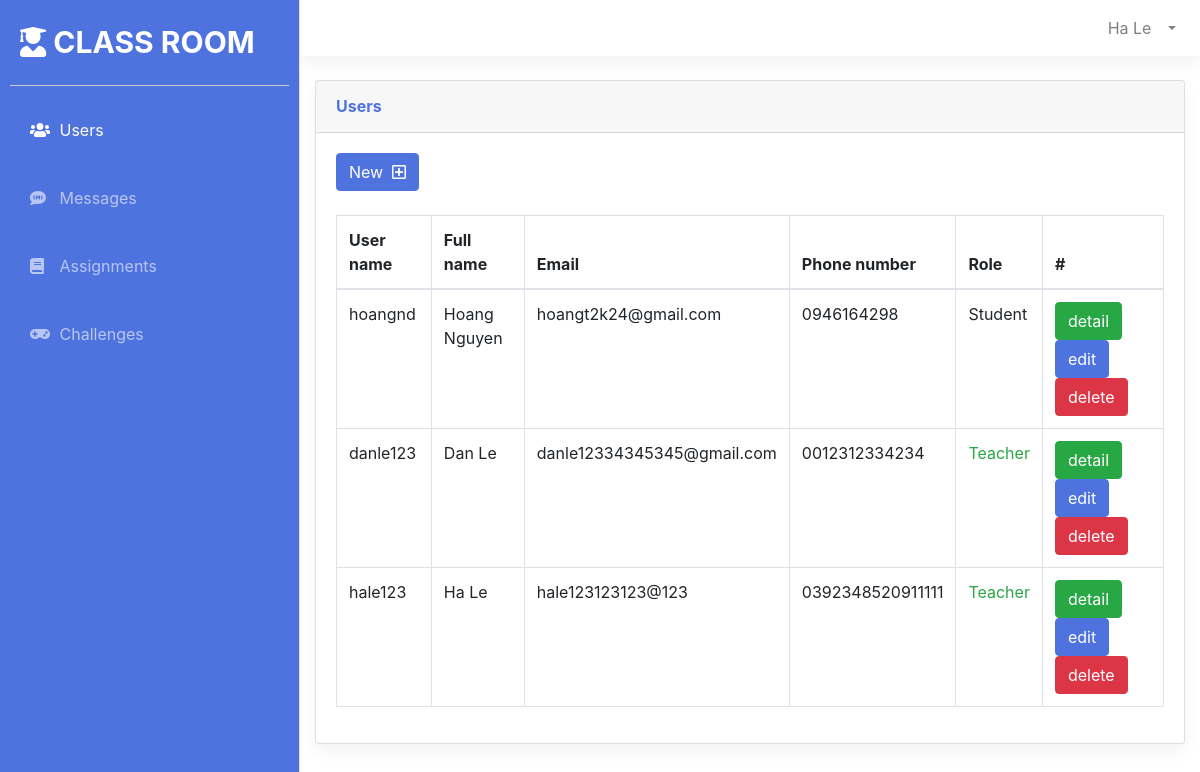
/public/views/Home.php (signed in), run on an earlier commit of the app's database.
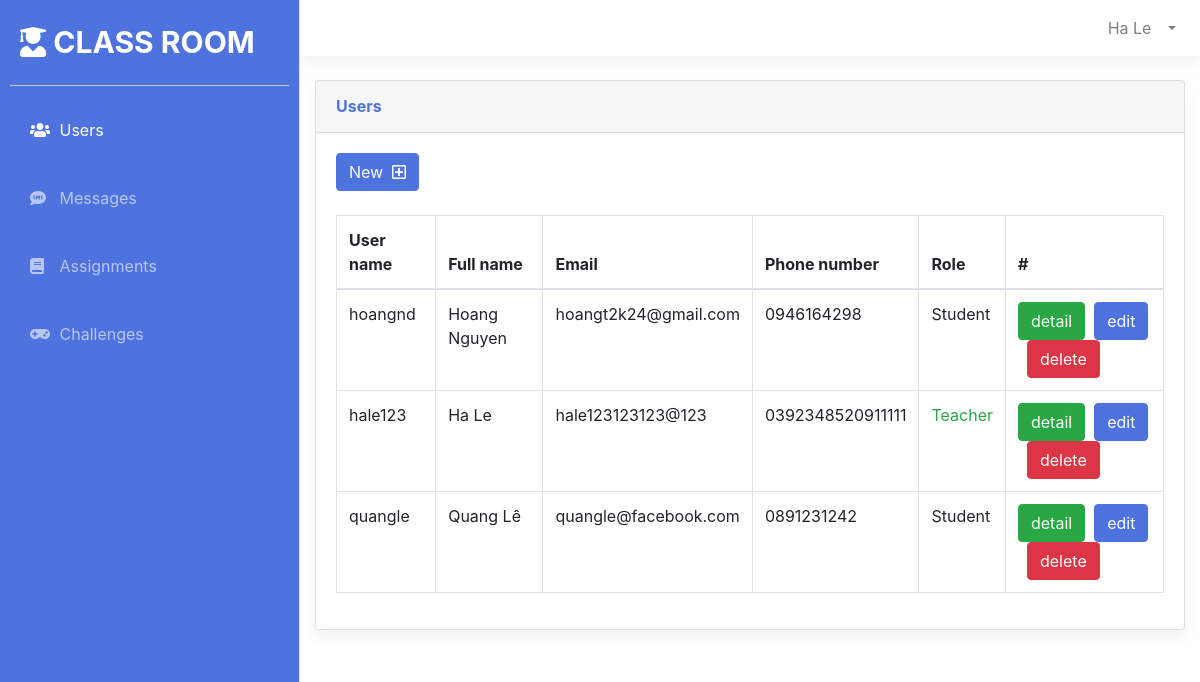
And on a later commit of the database.
### tables this page shows
CREATE TABLE `Users` (
  `UserID` int(11) NOT NULL,
  `UserName` text NOT NULL,
  `Password` text NOT NULL,
  `FullName` text NOT NULL,
  `PhoneNumber` text NOT NULL,
  `Email` text NOT NULL,
  `Role` int(11) NOT NULL
);

### admin/dbconnect/dbconnection.php (called while the page is built, shortened)
<?php
class DBConnect {
    function InitConnect() {
        $DB_SERVER='127.0.0.1';
        $DB_USERNAME='root';
        $DB_PASSWORD='cTSChE86a7u8';
        $DB_NAME='StudentManagement';
        $link = mysqli_connect($DB_SERVER, $DB_USERNAME, $DB_PASSWORD, $DB_NAME);
        return $link;
    }
}

### admin/controllers/UserController.php (called while the page is built, shortened)
<?php
require_once '../../admin/dbconnect/dbconnection.php';
require_once '../../admin/models/User.php';
class UserController
{
    private $link;
    function __construct()
    {
        $dbconnect = new DBConnect();
        $this->link = $dbconnect->InitConnect();
    }
    function GetAllUsers()
    {
        $userList = [];
        $sql = "SELECT * FROM Users";
        $rs = $this->link->query($sql);
        if ($rs->num_rows > 0) {
            while ($row = $rs->fetch_assoc()) {
                $user = new User();
                $user->setUserID($row["UserID"]);
                $user->setUserName($row["UserName"]);
                $user->setFullName($row["FullName"]);
                $user->setEmail($row["Email"]);
                $user->setPhoneNumber($row["PhoneNumber"]);
                $user->setRole($row["Role"]);
                array_push($userList, $user);
            }
        }
        return $userList;
    }
}

### admin/models/User.php (called while the page is built, shortened)
<?php
class User {
    private $UserID;
    private $UserName;
    private $FullName;
    private $PhoneNumber;
    private $Email;
    private $Role;
    function getRole() {
        return $this->Role;
    }
    function setRole($Role): void {
        $this->Role = $Role;
    }
    function getFullName() {
        return $this->FullName;
    }
    function getPhoneNumber() {
        return $this->PhoneNumber;
    }
    function getEmail() {
        return $this->Email;
    }
    function getUserID() {
        return $this->UserID;
    }
    function getUserName() {
        return $this->UserName;
    }
    function setUserID($UserID): void {
        $this->UserID = $UserID;
    }
    function setUserName($UserName): void {
        $this->UserName = $UserName;
    }
    function setFullName($FullName): void {
        $this->FullName = $FullName;
    }
    function setPhoneNumber($PhoneNumber): void {
        $this->PhoneNumber = $PhoneNumber;
    }
    function setEmail($Email): void {
        $this->Email = $Email;
    }
}

### public/views/Home.php (the view, shortened to what this page needs)
<!DOCTYPE html>
<html lang="en">
<head>
    <link href="../lib/bootstrap/css/bootstrap.min.css" rel="stylesheet" type="text/css">
    <link href="../css/sidebar.css" rel="stylesheet">
    <link href="../css/home.css" rel="stylesheet">
</head>
<body>
    <div class="d-flex" id="wrapper">
        <?php include 'commons/Sidebar.php' ?>
        <div id="page-content-wrapper">
            <div id="content-wrapper" class="d-flex flex-column">
                <div id="content">
                    <?php include 'commons/Navtop.php' ?>
                    <div class="container-fluid">
                        <div class="card shadow mb-4">
                            <div class="card-header py-3">
                                <h6 class="m-0 font-weight-bold">Users</h6>
                            </div>
                            <div class="card-body">
                                <?php
                                if ($_SESSION["role"] == 2) {
                                    echo "<a class='btn btn-primary' href='#' data-toggle='modal' data-target='#addNewUser'>New &nbsp<i class='far fa-plus-square'></i></a><br><br>";
                                }
                                ?>
                                <div class="table-responsive">
                                    <table class="table table-bordered" id="dataTable" width="100%" cellspacing="0">
                                        <thead>
                                            <tr>
                                                <th>User name</th>
                                                <th>Full name</th>
                                                <th>Email </th>
                                                <th>Phone number</th>
                                                <th>Role</th>
                                                <th>#</th>
                                            </tr>
                                        </thead>
                                        <tbody>
                                            <?php
                                            require_once '../../admin/controllers/UserController.php';
                                            require_once '../../admin/models/User.php';
                                            $controller = new UserController();
                                            $userList = $controller->GetAllUsers();
                                            if ($_SESSION["role"] == 1) {
                                                foreach ($userList as $user) {
                                                    $role = $user->getRole() == 1 ? "Student" : "<span class='text-success'>Teacher</span>";
                                                    echo "<tr>
                                                            <td>{$user->getUserName()}</td>
                                                            <td>{$user->getFullName()}</td>
                                                            <td>{$user->getEmail()}</td>
                                                            <td>{$user->getPhoneNumber()}</td>
                                                            <td>{$role}</td>
                                                            <td><a class='btn btn-success' href='DetailUser.php?userid={$user->getUserID()}'>detail</a></td>
                                                        </tr>";
                                                }
                                            } else {
                                                foreach ($userList as $user) {
                                                    $role = $user->getRole() == 1 ? "Student" : "<span class='text-success'>Teacher</span>";
                                                    echo "<tr userid='{$user->getUserID()}'>
                                                            <td field='username'>{$user->getUserName()}</td>
                                                            <td field='fullname'>{$user->getFullName()}</td>
                                                            <td field='email'>{$user->getEmail()}</td>
                                                            <td field='phonenumber'>{$user->getPhoneNumber()}</td>
                                                            <td field='role'>{$role}</td>
                                                            <td>
                                                                <a class='btn btn-success' href='DetailUser.php?userid={$user->getUserID()}'>detail</a>&nbsp
                                                                <a class='edit-user btn btn-primary' userid='{$user->getUserID()}' data-toggle='modal' data-target='#editUser' href='#'>edit</a>&nbsp
                                                                <a class='delete-user btn btn-danger' fullname='{$user->getFullName()}' userid='{$user->getUserID()}' data-toggle='modal' data-target='#deleteModal' href='#'>delete</a>
                                                            </td>
                                                        </tr>";
                                                }
                                            }
                                            ?>
                                        </tbody>
                                    </table>
                                </div>
                            </div>
                        </div>
                    </div>
                </div>
            </div>
        </div>
    </div>
</body>
</html>

### public/views/commons/Sidebar.php
<div class="bg-light border-right" id="sidebar-wrapper">
    <div class="sidebar-heading">
        <a href="Home.php">
            <span><i class="fas fa-user-graduate"></i>
            CLASS ROOM
            </span>
        </a>
    </div>
    <hr/>
    <div class="list-group list-group-flush">
        <a href="Home.php" class="list-group-item list-group-item-action">
            <div class="sidebar-icon"><i class="fas fa-users"></i></div> Users
        </a>
        <a href="Messages.php" class="list-group-item list-group-item-action">
            <div class="sidebar-icon"><i class="fas fa-sms"></i></div> Messages
        </a>
        <a href="Assignments.php" class="list-group-item list-group-item-action">
            <div class="sidebar-icon"><i class="fas fa-book"></i></div> Assignments
        </a>
        <a href="Challenge.php" class="list-group-item list-group-item-action">
            <div class="sidebar-icon"><i class="fas fa-gamepad"></i></div> Challenges
        </a>
    </div>
</div>

### public/views/commons/Navtop.php (shortened to what this page needs)
<nav class="navbar navbar-expand navbar-light bg-white topbar mb-4 static-top shadow">
    <ul class="navbar-nav ml-auto">
        <li class="nav-item dropdown no-arrow">
            <a class="nav-link dropdown-toggle" href="#" id="userDropdown" role="button" data-toggle="dropdown" aria-haspopup="true" aria-expanded="false">
                <span class="mr-2 d-none d-lg-inline text-gray-600">
                    <?php
                    echo $_SESSION["fullname"];
                    ?>
                </span>
            </a>
        </li>
    </ul>
</nav>

### public/css/sidebar.css (style rules this page uses)
:root { --main-bg-color: #4e73df; }
#wrapper { overflow-x: hidden; }
#sidebar-wrapper { min-height: 100vh; margin-left: -15rem; -webkit-transition: margin 0.25s ease-out; -moz-transition: margin 0.25s ease-out; -o-transition: margin 0.25s ease-out; transition: margin 0.25s ease-out; position: fixed; left: 0px; top:0px; bottom: 0px; z-index: 100; font-size: 16px; }
#sidebar-wrapper .sidebar-heading { padding: 0.875rem 1.25rem; font-size: 1.2rem; background-color: var(--main-bg-color); color: white!important; height: 85px; padding-top: 20px; }
.list-group-flush .list-group-item { background-color: var(--main-bg-color)!important; color: white; width: 233px; padding-left: 30px; margin-bottom: 20px; }
#sidebar-wrapper .list-group { width: 15rem; }
#page-content-wrapper { min-width: 100vw; margin-left: 300px; }
@media (min-width: 768px) { #sidebar-wrapper { margin-left: 0; background-color: var(--main-bg-color) !important; color: white; width: 300px; } }
@media (min-width: 768px) { #page-content-wrapper { min-width: 0; width: 100%; } }
a.list-group-item { color: rgba(255, 255, 255, 0.596) !important; border: none; }
a.sidebar-selected { color: white !important; }
.sidebar-heading > a { text-decoration: none; color: white; font-weight: bold; text-align: center; font-size: 30px; }
.shadow { box-shadow: 0 0.5rem 1rem rgba(0, 0, 0, 0.05) !important; }
.sidebar-icon { width: 25px; display: inline-block; }
body { font-size: 16px!important; font-family: "Nunito", -apple-system,system-ui,BlinkMacSystemFont,"Segoe UI",Roboto,"Helvetica Neue",Arial,sans-serif, "Apple Color Emoji","Segoe UI Emoji","Segoe UI Symbol","Noto Color Emoji"; }
.btn { font-size: 16px!important; }
#sidebar-wrapper hr { height: 1px; background-color: #ccc; border: none; margin: 0px 10px 20px 10px; }
.card-header h6 { color: var(--main-bg-color); }
.btn-primary { background-color: var(--main-bg-color); outline-color: var(--main-bg-color); border: 1px solid var(--main-bg-color); }

### public/css/home.css (style rules this page uses)
body { margin: 0; padding: 0; height: 100%; width: 100%; }
html { height: 100%; }

What changed in the data, as far as the page shows it:
removed users: UserName "danle123", FullName "Dan Le", Email "danle12334345345@gmail.com", PhoneNumber "0012312334234", shows "Teacher"
added users: UserName "quangle", FullName "Quang Lê", Email "quangle@facebook.com", PhoneNumber "0891231242", shows "Student"
